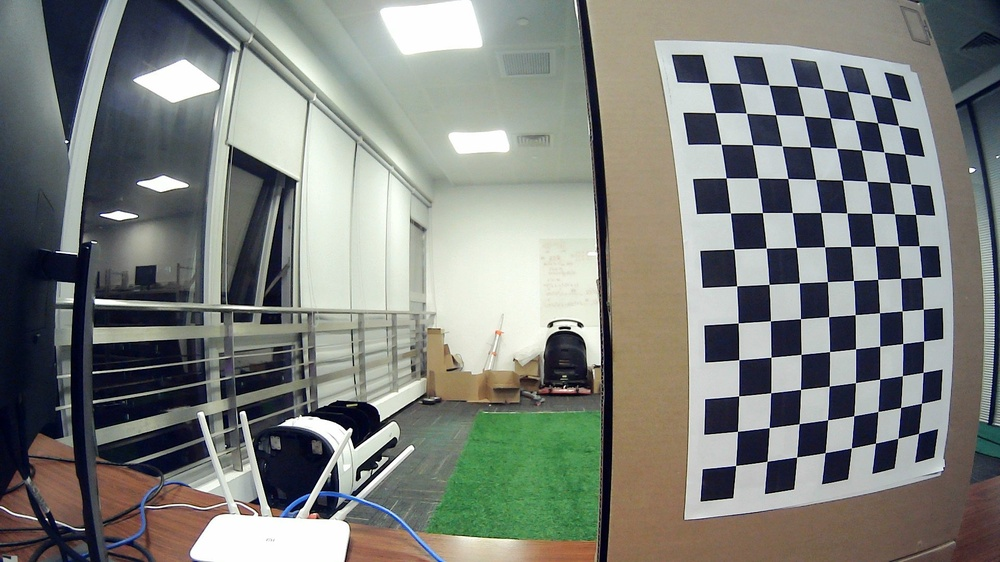
#> input picture images/WIN_20220928_18_31_58_Pro.jpg, 1000 x 562 px, shrunk from 1920 x 1080 before the run; its folder holds only this picture in this run
$ python cali.py
#> lines starting #> are read from the running program, lines starting #| are printed output that depends on the picture; after the words box and inside, x2 and y2 are one past the last pixel; in counts of white or black regions, pixels touching at a corner belong together; long printed decimals are rounded
#!/usr/bin/env python

import cv2
import numpy as np
import os
import glob
from tqdm import tqdm

# Extracting path of individual image stored in a given directory
images = glob.glob('./images/*.jpg')

# Defining the dimensions of checkerboard
CHECKERBOARD = (8,12)
criteria = (cv2.TERM_CRITERIA_EPS + cv2.TERM_CRITERIA_MAX_ITER, 30, 0.001)

# Creating vector to store vectors of 3D points for each checkerboard image
objpoints = []
# Creating vector to store vectors of 2D points for each checkerboard image
imgpoints = []

# font
font = cv2.FONT_HERSHEY_SIMPLEX
# org
org = (50, 50)
# fontScale
fontScale = 0.75
# Blue color in BGR
color = (255, 0, 0)
# Line thickness of 2 px
thickness = 2
text = "ESC or Q to close window"

# Defining the world coordinates for 3D points
objp = np.zeros((1, CHECKERBOARD[0] * CHECKERBOARD[1], 3), np.float32)
objp[0,:,:2] = np.mgrid[0:CHECKERBOARD[0], 0:CHECKERBOARD[1]].T.reshape(-1, 2)
prev_img_shape = None

imgs = []
for fname in tqdm(images):
    img = cv2.imread(fname)
#> img is the input picture: shape (562, 1000, 3); mean B, G, R 124.2, 128.8, 125.8
    gray = cv2.cvtColor(img,cv2.COLOR_BGR2GRAY)
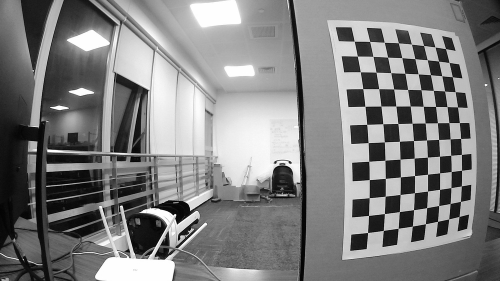
#> gray: shape (562, 1000) (shown at 1/2 size); min 0, max 255, mean 127.4
    # Find the chess board corners
    # If desired number of corners are found in the image then ret = true
    ret, corners = cv2.findChessboardCorners(gray, CHECKERBOARD, cv2.CALIB_CB_ADAPTIVE_THRESH + cv2.CALIB_CB_FAST_CHECK + cv2.CALIB_CB_NORMALIZE_IMAGE)
#> ret = True; corners = 96 rows, first 8: [708.9, 82.76], [739.9, 83.31], [769, 85.01], [797.3, 86.3], [823.3, 88.62], [847.6, 91.48], [870.5, 94.53], [891.5, 97.72]

    """
    If desired number of corner are detected,
    we refine the pixel coordinates and display
    them on the images of checker board
    """
    if ret == True:
        objpoints.append(objp)
        # refining pixel coordinates for given 2d points.
        corners2 = cv2.cornerSubPix(gray, corners, (11, 11), (-1, -1), criteria)
#> corners2 = 96 rows, first 8: [708.8, 82.76], [739.8, 83.34], [769, 84.9], [797.3, 86.28], [823.4, 88.58], [847.6, 91.47], [870.5, 94.48], [891.5, 97.72]

        imgpoints.append(corners2)

        # Draw and display the corners
        img = cv2.drawChessboardCorners(img, CHECKERBOARD, corners2, ret)
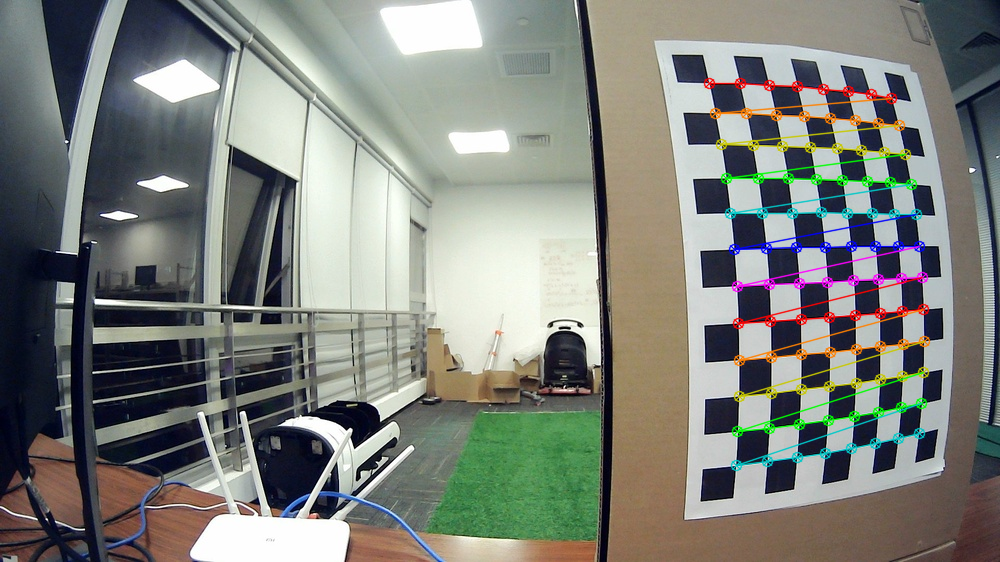
#> img: shape (562, 1000, 3); 3.55% of pixels changed, all inside (x1, y1, x2, y2) = (703, 77, 931, 472)

    imgs.append(img)
    # cv2.imshow('img',img)
    # cv2.waitKey(0)

# cv2.destroyAllWindows()

h,w = img.shape[:2]

"""
Performing camera calibration by
passing the value of known 3D points (objpoints)
and corresponding pixel coordinates of the
detected corners (imgpoints)
"""
ret, mtx, dist, rvecs, tvecs = cv2.calibrateCamera(objpoints, imgpoints, gray.shape[::-1], None, None)
#> ret = 0.324; mtx = [[195, 0, 487.2], [0, 197.3, 299.5], [0, 0, 1]]; dist = [[-0.0502, 0.00284, -0.000651, 8.83e-05, -7.88e-05]]; rvecs = ([-0.0162, 0.0753, -0.0405],); tvecs = ([6.58, -6.36, 4.98],)
print("\n\n\n")
print("Camera matrix : \n")
print(mtx)
#| [[195.022   0.         487.191]
#|  [  0.         197.285 299.458 ]
#|  [  0.           0.           1.        ]]
print("dist : \n")
print(dist)
#| [[-5.01884481e-02  2.83564646e-03 -6.50910720e-04  8.82862210e-05
#|   -7.87957346e-05]]
print("rvecs : \n")
print(rvecs)
#| (array([[-0.01621],
#|        [ 0.07527],
#|        [-0.04047]]),)
print("tvecs : \n")
print(tvecs)
#| (array([[ 6.580],
#|        [-6.359],
#|        [ 4.976]]),)

# dist[0][3]=0
# dist[0][4]=0
for img in tqdm(imgs):
    h,  w = img.shape[:2]
    newcameramtx, roi = cv2.getOptimalNewCameraMatrix(mtx, dist, (w,h), 1, (w,h))

    # # undistort
    # mapx, mapy = cv2.initUndistortRectifyMap(mtx, dist, None, newcameramtx, (w,h), 5)
    # dst = cv2.remap(img, mapx, mapy, cv2.INTER_LINEAR)

    # # crop the image
    # x, y, w, h = roi
    # dst = dst[y:y+h, x:x+w]

    # undistort
    dst = cv2.undistort(img, mtx, dist, None, newcameramtx)
    # crop the image
    x, y, w, h = roi
    dst = dst[y:y+h, x:x+w]


    # Using cv2.putText() method
    img = cv2.putText(img, text, org, font, fontScale, color, thickness, cv2.LINE_AA)
    cv2.imshow('img', img)
    key = chr(cv2.waitKey(0)%256)
    if key == '\x1b' or key == 'q':
        break

    # Using cv2.putText() method
    dst = cv2.putText(dst, text, org, font, fontScale, color, thickness, cv2.LINE_AA)
    cv2.imshow('img', dst)
    key = repr(chr(cv2.waitKey(0)%256))
    if key == '\x1b' or key == 'q':
        break
#> this loop made 1 pass; (key Esc is pressed on pass 1)
#> (newcameramtx, roi, x, y) on pass 1: ([[53.06, 0, 320], [0, 125.1, 305.2], [0, 0, 1]], (187, 115, 272, 356), 187, 115)
#> pass 1, `dst = cv2.undistort(img, mtx, dist, None, newcameramtx)`:
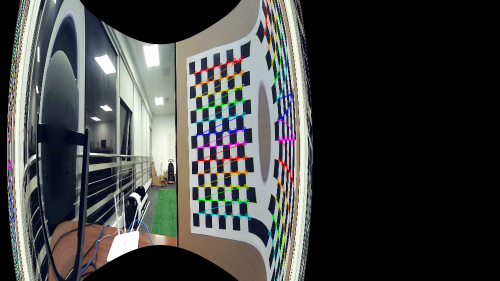
#> dst: shape (562, 1000, 3) (shown at 1/2 size); mean B, G, R 65.2, 66.5, 65.1
#> pass 1, `dst = dst[y:y+h, x:x+w]`:
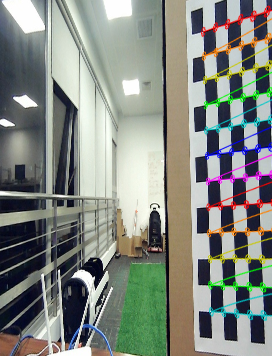
#> dst: shape (356, 272, 3); mean B, G, R 129.1, 135.9, 131.1
#> pass 1, `img = cv2.putText(img, text, org, font, fontScale, color, thickness, c..`:
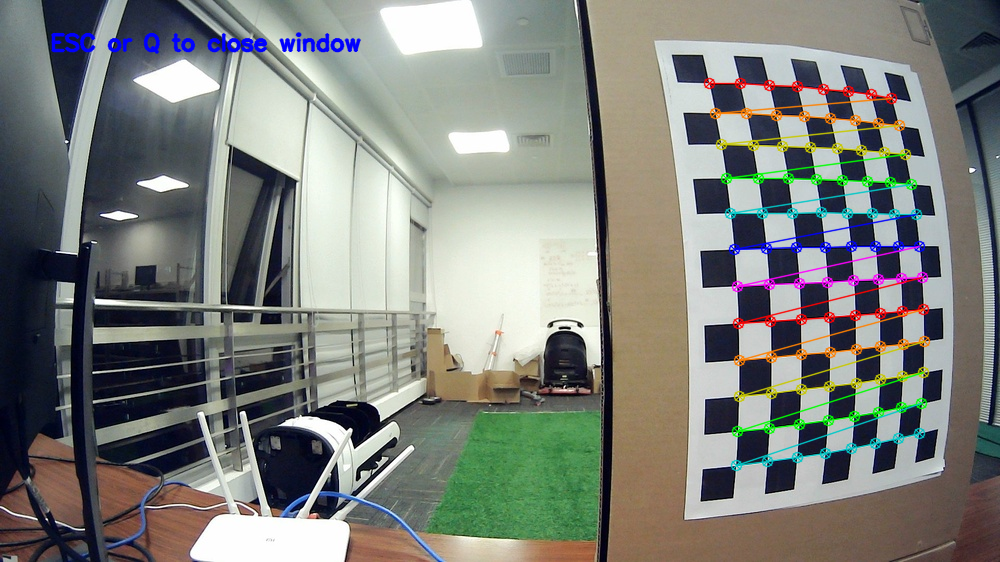
#> img: shape (562, 1000, 3); 0.59% of pixels changed, all inside (x1, y1, x2, y2) = (50, 32, 362, 54)

cv2.destroyAllWindows()

mean_error = 0
for i in range(len(objpoints)):
    imgpoints2, _ = cv2.projectPoints(objpoints[i], rvecs[i], tvecs[i], mtx, dist)
    error = cv2.norm(imgpoints[i], imgpoints2, cv2.NORM_L2)/len(imgpoints2)
    mean_error += error
#> this loop made 1 pass
#> (error, mean_error) on pass 1: (0.0331, 0.0331)
#> after the loop, mean_error = 0.0331
print( "total error: {}".format(mean_error/len(objpoints)) )
#| total error: 0.03309

$ run again, on images/WIN_20220928_18_32_02_Pro.jpg
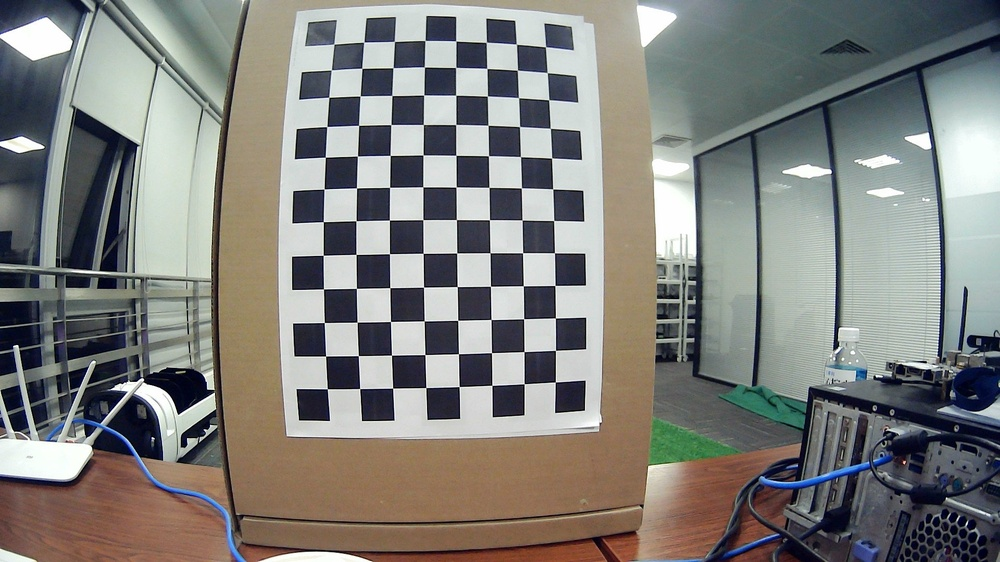
#> input picture images/WIN_20220928_18_32_02_Pro.jpg, 1000 x 562 px, shrunk from 1920 x 1080 before the run
#> img is the input picture: shape (562, 1000, 3); mean B, G, R 124.3, 127.9, 128.1
#> `ret, corners = cv2.findChessboardCorners(gray, CHECKERBOARD, cv2.CALIB..`: ret = True; corners = 96 rows, first 8: [333.9, 44.07], [363.8, 42.16], [394.4, 41.43], [425, 40.48], [455.7, 40.87], [486.3, 42.26], [516.4, 44.25], [545.5, 46.79]
#> corners2 = 96 rows, first 8: [333.9, 44.24], [363.7, 42.03], [394.4, 41.45], [425, 40.45], [455.8, 40.91], [486.4, 42.31], [516.4, 44.21], [545.5, 46.73]
#> `ret, mtx, dist, rvecs, tvecs = cv2.calibrateCamera(objpoints, imgpoint..`: ret = 0.149; mtx = [[428, 0, 473.9], [0, 428.7, 302.1], [0, 0, 1]]; dist = [[-0.262, 0.125, -0.000462, 0.00383, -0.071]]; rvecs = ([0.0217, -0.112, -0.0161],); tvecs = ([-4.59, -8.39, 12.06],)
#| [[428.026   0.         473.873]
#|  [  0.         428.694 302.076]
#|  [  0.           0.           1.        ]]
#| [[-0.2617  0.1253  -0.000462  0.003825 -0.07096]]
#| (array([[ 0.02167],
#|        [-0.1118],
#|        [-0.0161 ]]),)
#| (array([[-4.587 ],
#|        [-8.387],
#|        [12.064]]),)
#> the loop `for img in tqdm(imgs):` made 1 pass; (key Esc is pressed on pass 1)
#> (newcameramtx, roi, x, y) on pass 1: ([[393.9, 0, 515.7], [0, 198.7, 344.6], [0, 0, 1]], (80, 205, 919, 260), 80, 205)
#> pass 1, `dst = cv2.undistort(img, mtx, dist, None, newcameramtx)`:
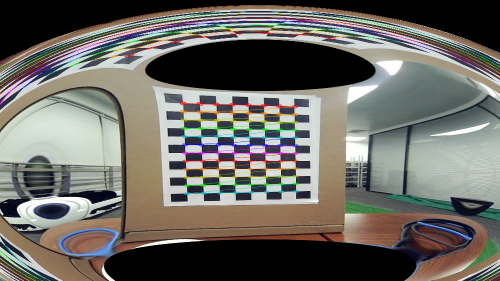
#> dst: shape (562, 1000, 3) (shown at 1/2 size); mean B, G, R 99.7, 105.9, 107.7
#> pass 1, `img = cv2.putText(img, text, org, font, fontScale, color, thickness, c..`:
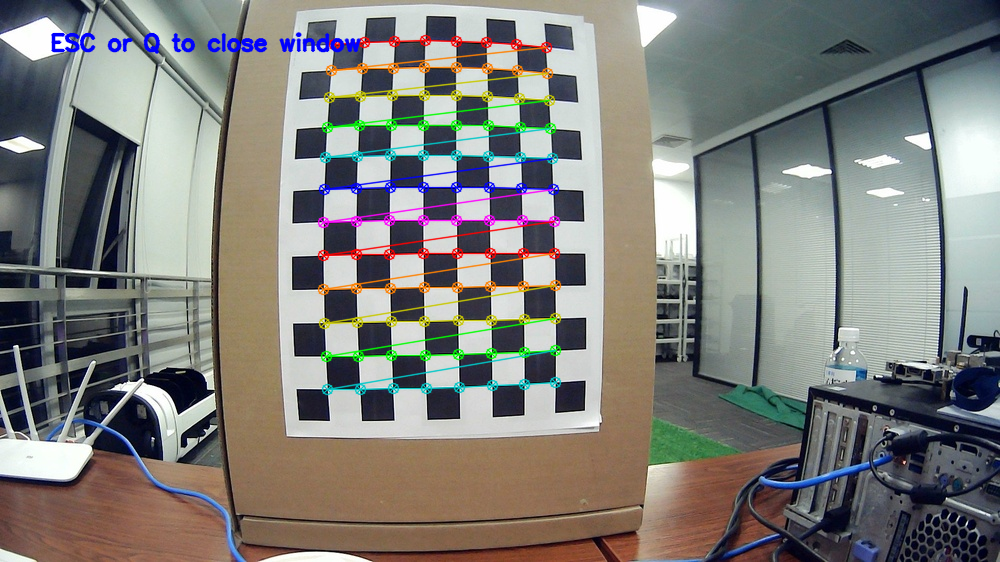
#> img: shape (562, 1000, 3); mean B, G, R 123.3, 127.1, 127.5
#> the loop `for i in range(len(objpoints)):` made 1 pass
#> (error, mean_error) on pass 1: (0.0152, 0.0152)
#> after the loop `for i in range(len(objpoints)):`: mean_error = 0.0152
#| total error: 0.01518

$ run again, on images/WIN_20220928_18_32_05_Pro.jpg
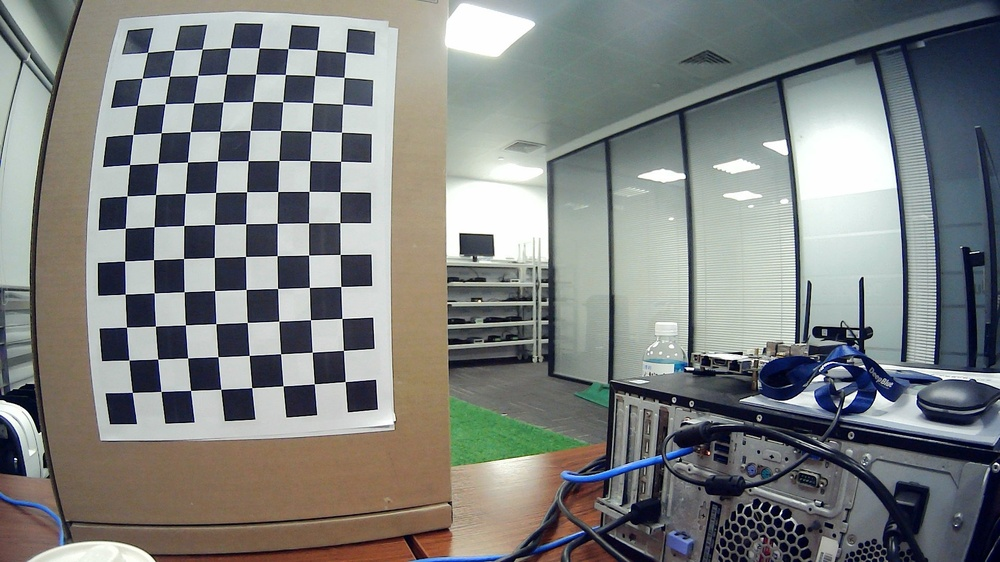
#> input picture images/WIN_20220928_18_32_05_Pro.jpg, 1000 x 562 px, shrunk from 1920 x 1080 before the run
#> img is the input picture: shape (562, 1000, 3); mean B, G, R 128.1, 129.3, 126.5
#> `ret, corners = cv2.findChessboardCorners(gray, CHECKERBOARD, cv2.CALIB..`: ret = True; corners = 96 rows, first 8: [147.6, 52.31], [174.4, 50.16], [202.3, 49.19], [230.5, 47.76], [259.3, 48], [288, 48.54], [316.9, 49.83], [345.6, 52.12]
#> corners2 = 96 rows, first 8: [147.5, 52.36], [174.3, 50.14], [202.2, 49.15], [230.3, 47.7], [259.1, 47.86], [288, 48.61], [317.1, 49.85], [345.6, 52.04]
#> `ret, mtx, dist, rvecs, tvecs = cv2.calibrateCamera(objpoints, imgpoint..`: ret = 0.42; mtx = [[1378.7, 0, 539.2], [0, 1142, 344], [0, 0, 1]]; dist = [[-1.56, 1.64, -0.0406, -0.0423, -0.606]]; rvecs = ([0.053, -0.745, -0.0424],); tvecs = ([-10.39, -9.34, 29.6],)
#| [[1.37873320e+03 0.00000000e+00 5.39230475e+02]
#|  [0.00000000e+00 1.14198568e+03 3.44021020e+02]
#|  [0.00000000e+00 0.00000000e+00 1.00000000e+00]]
#| [[-1.559  1.639  -0.0406 -0.04226 -0.6057]]
#| (array([[ 0.05301],
#|        [-0.7446],
#|        [-0.04238]]),)
#| (array([[-10.386],
#|        [ -9.337 ],
#|        [ 29.604]]),)
#> the loop `for img in tqdm(imgs):` made 1 pass; (key Esc is pressed on pass 1)
#> (newcameramtx, roi, x, y) on pass 1: ([[647.9, 0, 420.4], [0, 506.8, 288.2], [0, 0, 1]], (87, 115, 673, 279), 87, 115)
#> pass 1, `dst = cv2.undistort(img, mtx, dist, None, newcameramtx)`:
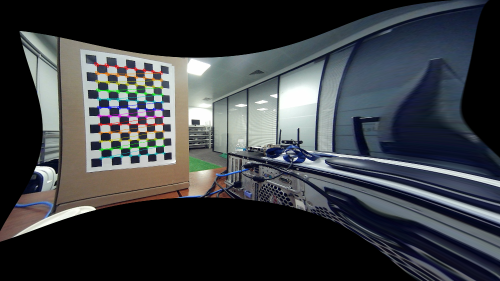
#> dst: shape (562, 1000, 3) (shown at 1/2 size); mean B, G, R 65.8, 62.2, 58.9
#> pass 1, `img = cv2.putText(img, text, org, font, fontScale, color, thickness, c..`:
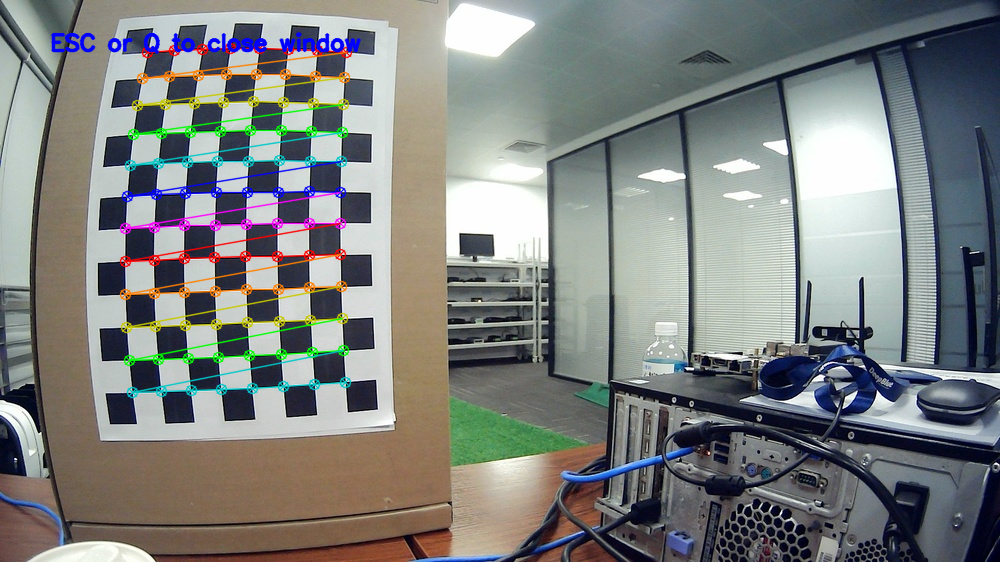
#> img: shape (562, 1000, 3); mean B, G, R 127.5, 128.9, 126.1
#> the loop `for i in range(len(objpoints)):` made 1 pass
#> (error, mean_error) on pass 1: (0.0429, 0.0429)
#> after the loop `for i in range(len(objpoints)):`: mean_error = 0.0429
#| total error: 0.04291
